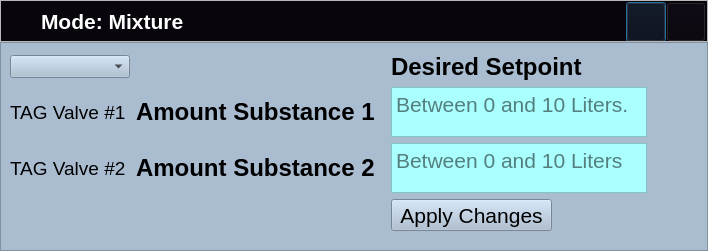
<?xml version="1.0" encoding="UTF-8"?>
<ui version="4.0">
 <class>MixtureMode</class>
 <widget class="QDialog" name="MixtureMode">
  <property name="geometry">
   <rect>
    <x>0</x>
    <y>0</y>
    <width>708</width>
    <height>251</height>
   </rect>
  </property>
  <property name="windowTitle">
   <string>Dialog</string>
  </property>
  <layout class="QVBoxLayout" name="verticalLayout">
   <property name="spacing">
    <number>0</number>
   </property>
   <property name="leftMargin">
    <number>0</number>
   </property>
   <property name="topMargin">
    <number>0</number>
   </property>
   <property name="rightMargin">
    <number>0</number>
   </property>
   <property name="bottomMargin">
    <number>0</number>
   </property>
   <item>
    <widget class="QFrame" name="frame">
     <property name="sizePolicy">
      <sizepolicy hsizetype="Preferred" vsizetype="Minimum">
       <horstretch>0</horstretch>
       <verstretch>0</verstretch>
      </sizepolicy>
     </property>
     <property name="minimumSize">
      <size>
       <width>0</width>
       <height>42</height>
      </size>
     </property>
     <property name="maximumSize">
      <size>
       <width>16777215</width>
       <height>42</height>
      </size>
     </property>
     <property name="frameShape">
      <enum>QFrame::StyledPanel</enum>
     </property>
     <property name="frameShadow">
      <enum>QFrame::Raised</enum>
     </property>
     <layout class="QVBoxLayout" name="verticalLayout_3">
      <property name="spacing">
       <number>0</number>
      </property>
      <property name="leftMargin">
       <number>0</number>
      </property>
      <property name="topMargin">
       <number>0</number>
      </property>
      <property name="rightMargin">
       <number>0</number>
      </property>
      <property name="bottomMargin">
       <number>0</number>
      </property>
      <item alignment="Qt::AlignTop">
       <widget class="QFrame" name="header_frame">
        <property name="sizePolicy">
         <sizepolicy hsizetype="Preferred" vsizetype="Minimum">
          <horstretch>0</horstretch>
          <verstretch>0</verstretch>
         </sizepolicy>
        </property>
        <property name="minimumSize">
         <size>
          <width>260</width>
          <height>0</height>
         </size>
        </property>
        <property name="styleSheet">
         <string notr="true">background-color: rgb(9, 5, 13);</string>
        </property>
        <property name="frameShape">
         <enum>QFrame::NoFrame</enum>
        </property>
        <property name="frameShadow">
         <enum>QFrame::Raised</enum>
        </property>
        <layout class="QHBoxLayout" name="horizontalLayout_3">
         <property name="spacing">
          <number>0</number>
         </property>
         <property name="leftMargin">
          <number>40</number>
         </property>
         <property name="topMargin">
          <number>0</number>
         </property>
         <property name="rightMargin">
          <number>0</number>
         </property>
         <property name="bottomMargin">
          <number>0</number>
         </property>
         <item>
          <widget class="QLabel" name="DeviceName">
           <property name="font">
            <font>
             <pointsize>16</pointsize>
             <weight>75</weight>
             <bold>true</bold>
            </font>
           </property>
           <property name="styleSheet">
            <string notr="true">color: #FFFFFF;  

</string>
           </property>
           <property name="text">
            <string>Mode: Mixture</string>
           </property>
           <property name="alignment">
            <set>Qt::AlignLeading|Qt::AlignLeft|Qt::AlignVCenter</set>
           </property>
          </widget>
         </item>
         <item alignment="Qt::AlignRight|Qt::AlignTop">
          <widget class="QFrame" name="frame_9">
           <property name="frameShape">
            <enum>QFrame::StyledPanel</enum>
           </property>
           <property name="frameShadow">
            <enum>QFrame::Raised</enum>
           </property>
           <layout class="QHBoxLayout" name="horizontalLayout_5">
            <property name="spacing">
             <number>0</number>
            </property>
            <property name="leftMargin">
             <number>0</number>
            </property>
            <property name="topMargin">
             <number>0</number>
            </property>
            <property name="rightMargin">
             <number>0</number>
            </property>
            <property name="bottomMargin">
             <number>0</number>
            </property>
            <item>
             <widget class="QPushButton" name="minimize_window_button">
              <property name="minimumSize">
               <size>
                <width>40</width>
                <height>40</height>
               </size>
              </property>
              <property name="maximumSize">
               <size>
                <width>40</width>
                <height>40</height>
               </size>
              </property>
              <property name="text">
               <string/>
              </property>
              <property name="icon">
               <iconset resource="Icons/Icons.qrc">
                <normaloff>:/Icons/minus B.svg</normaloff>:/Icons/minus B.svg</iconset>
              </property>
              <property name="iconSize">
               <size>
                <width>32</width>
                <height>32</height>
               </size>
              </property>
             </widget>
            </item>
            <item>
             <widget class="QPushButton" name="close_window_button">
              <property name="minimumSize">
               <size>
                <width>40</width>
                <height>40</height>
               </size>
              </property>
              <property name="maximumSize">
               <size>
                <width>40</width>
                <height>40</height>
               </size>
              </property>
              <property name="text">
               <string/>
              </property>
              <property name="icon">
               <iconset resource="Icons/Icons.qrc">
                <normaloff>:/Icons/cross B.svg</normaloff>:/Icons/cross B.svg</iconset>
              </property>
              <property name="iconSize">
               <size>
                <width>32</width>
                <height>32</height>
               </size>
              </property>
             </widget>
            </item>
           </layout>
          </widget>
         </item>
        </layout>
       </widget>
      </item>
     </layout>
    </widget>
   </item>
   <item>
    <widget class="QFrame" name="body">
     <property name="styleSheet">
      <string notr="true">background-color: rgb(169, 188, 208);</string>
     </property>
     <property name="frameShape">
      <enum>QFrame::StyledPanel</enum>
     </property>
     <property name="frameShadow">
      <enum>QFrame::Raised</enum>
     </property>
     <layout class="QVBoxLayout" name="verticalLayout_2">
      <item>
       <layout class="QGridLayout" name="gridLayout">
        <item row="3" column="1">
         <widget class="QLabel" name="tagValve2L">
          <property name="minimumSize">
           <size>
            <width>120</width>
            <height>50</height>
           </size>
          </property>
          <property name="font">
           <font>
            <pointsize>14</pointsize>
           </font>
          </property>
          <property name="text">
           <string>TAG Valve #2</string>
          </property>
         </widget>
        </item>
        <item row="3" column="3">
         <widget class="QTextEdit" name="eTextAmountSubstance2">
          <property name="minimumSize">
           <size>
            <width>256</width>
            <height>50</height>
           </size>
          </property>
          <property name="maximumSize">
           <size>
            <width>361</width>
            <height>50</height>
           </size>
          </property>
          <property name="palette">
           <palette>
            <active>
             <colorrole role="Button">
              <brush brushstyle="SolidPattern">
               <color alpha="255">
                <red>170</red>
                <green>255</green>
                <blue>255</blue>
               </color>
              </brush>
             </colorrole>
             <colorrole role="Base">
              <brush brushstyle="SolidPattern">
               <color alpha="255">
                <red>170</red>
                <green>255</green>
                <blue>255</blue>
               </color>
              </brush>
             </colorrole>
             <colorrole role="Window">
              <brush brushstyle="SolidPattern">
               <color alpha="255">
                <red>170</red>
                <green>255</green>
                <blue>255</blue>
               </color>
              </brush>
             </colorrole>
            </active>
            <inactive>
             <colorrole role="Button">
              <brush brushstyle="SolidPattern">
               <color alpha="255">
                <red>170</red>
                <green>255</green>
                <blue>255</blue>
               </color>
              </brush>
             </colorrole>
             <colorrole role="Base">
              <brush brushstyle="SolidPattern">
               <color alpha="255">
                <red>170</red>
                <green>255</green>
                <blue>255</blue>
               </color>
              </brush>
             </colorrole>
             <colorrole role="Window">
              <brush brushstyle="SolidPattern">
               <color alpha="255">
                <red>170</red>
                <green>255</green>
                <blue>255</blue>
               </color>
              </brush>
             </colorrole>
            </inactive>
            <disabled>
             <colorrole role="Button">
              <brush brushstyle="SolidPattern">
               <color alpha="255">
                <red>170</red>
                <green>255</green>
                <blue>255</blue>
               </color>
              </brush>
             </colorrole>
             <colorrole role="Base">
              <brush brushstyle="SolidPattern">
               <color alpha="255">
                <red>170</red>
                <green>255</green>
                <blue>255</blue>
               </color>
              </brush>
             </colorrole>
             <colorrole role="Window">
              <brush brushstyle="SolidPattern">
               <color alpha="255">
                <red>170</red>
                <green>255</green>
                <blue>255</blue>
               </color>
              </brush>
             </colorrole>
            </disabled>
           </palette>
          </property>
          <property name="font">
           <font>
            <pointsize>16</pointsize>
           </font>
          </property>
          <property name="styleSheet">
           <string notr="true">background-color: rgb(170, 255, 255);</string>
          </property>
          <property name="placeholderText">
           <string>Between 0 and 10 Liters</string>
          </property>
         </widget>
        </item>
        <item row="4" column="3">
         <widget class="QPushButton" name="applyChangesbtn">
          <property name="minimumSize">
           <size>
            <width>161</width>
            <height>32</height>
           </size>
          </property>
          <property name="maximumSize">
           <size>
            <width>161</width>
            <height>32</height>
           </size>
          </property>
          <property name="font">
           <font>
            <pointsize>16</pointsize>
           </font>
          </property>
          <property name="text">
           <string>Apply Changes</string>
          </property>
         </widget>
        </item>
        <item row="2" column="3">
         <widget class="QTextEdit" name="eTextAmountSubstance1">
          <property name="minimumSize">
           <size>
            <width>256</width>
            <height>50</height>
           </size>
          </property>
          <property name="maximumSize">
           <size>
            <width>361</width>
            <height>50</height>
           </size>
          </property>
          <property name="palette">
           <palette>
            <active>
             <colorrole role="Button">
              <brush brushstyle="SolidPattern">
               <color alpha="255">
                <red>170</red>
                <green>255</green>
                <blue>255</blue>
               </color>
              </brush>
             </colorrole>
             <colorrole role="Base">
              <brush brushstyle="SolidPattern">
               <color alpha="255">
                <red>170</red>
                <green>255</green>
                <blue>255</blue>
               </color>
              </brush>
             </colorrole>
             <colorrole role="Window">
              <brush brushstyle="SolidPattern">
               <color alpha="255">
                <red>170</red>
                <green>255</green>
                <blue>255</blue>
               </color>
              </brush>
             </colorrole>
            </active>
            <inactive>
             <colorrole role="Button">
              <brush brushstyle="SolidPattern">
               <color alpha="255">
                <red>170</red>
                <green>255</green>
                <blue>255</blue>
               </color>
              </brush>
             </colorrole>
             <colorrole role="Base">
              <brush brushstyle="SolidPattern">
               <color alpha="255">
                <red>170</red>
                <green>255</green>
                <blue>255</blue>
               </color>
              </brush>
             </colorrole>
             <colorrole role="Window">
              <brush brushstyle="SolidPattern">
               <color alpha="255">
                <red>170</red>
                <green>255</green>
                <blue>255</blue>
               </color>
              </brush>
             </colorrole>
            </inactive>
            <disabled>
             <colorrole role="Button">
              <brush brushstyle="SolidPattern">
               <color alpha="255">
                <red>170</red>
                <green>255</green>
                <blue>255</blue>
               </color>
              </brush>
             </colorrole>
             <colorrole role="Base">
              <brush brushstyle="SolidPattern">
               <color alpha="255">
                <red>170</red>
                <green>255</green>
                <blue>255</blue>
               </color>
              </brush>
             </colorrole>
             <colorrole role="Window">
              <brush brushstyle="SolidPattern">
               <color alpha="255">
                <red>170</red>
                <green>255</green>
                <blue>255</blue>
               </color>
              </brush>
             </colorrole>
            </disabled>
           </palette>
          </property>
          <property name="font">
           <font>
            <pointsize>16</pointsize>
           </font>
          </property>
          <property name="styleSheet">
           <string notr="true">background-color: rgb(170, 255, 255);</string>
          </property>
          <property name="placeholderText">
           <string>Between 0 and 10 Liters.</string>
          </property>
         </widget>
        </item>
        <item row="3" column="2">
         <widget class="QLabel" name="amounS2L">
          <property name="minimumSize">
           <size>
            <width>249</width>
            <height>50</height>
           </size>
          </property>
          <property name="font">
           <font>
            <pointsize>18</pointsize>
            <weight>75</weight>
            <bold>true</bold>
           </font>
          </property>
          <property name="text">
           <string>Amount Substance 2</string>
          </property>
         </widget>
        </item>
        <item row="2" column="2">
         <widget class="QLabel" name="amountS1L">
          <property name="minimumSize">
           <size>
            <width>249</width>
            <height>50</height>
           </size>
          </property>
          <property name="font">
           <font>
            <pointsize>18</pointsize>
            <weight>75</weight>
            <bold>true</bold>
           </font>
          </property>
          <property name="text">
           <string>Amount Substance 1</string>
          </property>
         </widget>
        </item>
        <item row="1" column="1">
         <widget class="QComboBox" name="tankSelectorCBox">
          <property name="minimumSize">
           <size>
            <width>120</width>
            <height>23</height>
           </size>
          </property>
         </widget>
        </item>
        <item row="2" column="1">
         <widget class="QLabel" name="tagValve1L">
          <property name="minimumSize">
           <size>
            <width>120</width>
            <height>50</height>
           </size>
          </property>
          <property name="font">
           <font>
            <pointsize>14</pointsize>
           </font>
          </property>
          <property name="text">
           <string>TAG Valve #1</string>
          </property>
         </widget>
        </item>
        <item row="3" column="4">
         <spacer name="horizontalSpacer">
          <property name="orientation">
           <enum>Qt::Horizontal</enum>
          </property>
          <property name="sizeHint" stdset="0">
           <size>
            <width>40</width>
            <height>20</height>
           </size>
          </property>
         </spacer>
        </item>
        <item row="5" column="3">
         <spacer name="verticalSpacer">
          <property name="orientation">
           <enum>Qt::Vertical</enum>
          </property>
          <property name="sizeHint" stdset="0">
           <size>
            <width>20</width>
            <height>40</height>
           </size>
          </property>
         </spacer>
        </item>
        <item row="1" column="3">
         <widget class="QLabel" name="desiredSetpointL">
          <property name="minimumSize">
           <size>
            <width>256</width>
            <height>29</height>
           </size>
          </property>
          <property name="font">
           <font>
            <pointsize>18</pointsize>
            <weight>75</weight>
            <bold>true</bold>
           </font>
          </property>
          <property name="text">
           <string>Desired Setpoint</string>
          </property>
         </widget>
        </item>
       </layout>
      </item>
     </layout>
    </widget>
   </item>
  </layout>
 </widget>
 <resources>
  <include location="Icons/Icons.qrc"/>
 </resources>
 <connections/>
</ui>
